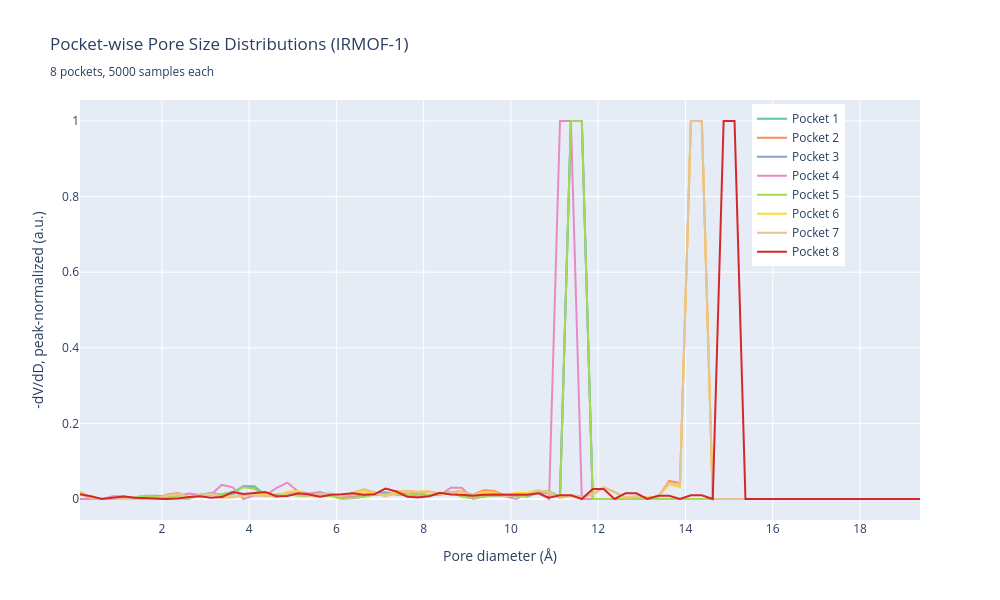

Notebook code cell kept with this figure:
### Code cell
fig_pocketwise = go.Figure()

# Pocket-wise PSDs
colors = ['#66c2a5', '#fc8d62', '#8da0cb', '#e78ac3', '#a6d854', '#ffd92f', '#e5c494', '#d62728']
for i, (label, psd_data) in enumerate(pocket_psds.items()):
    fig_pocketwise.add_trace(go.Scatter(
        x=x_gg, y=gelb_gubbins(psd_data["hist"]), mode="lines",
        name=f"Pocket {label}",
        line=dict(width=2, color=colors[i % len(colors)]),
    ))

fig_pocketwise.update_layout(
    title=f"Pocket-wise Pore Size Distributions (IRMOF-1)<br><sub>{len(pocket_psds)} pockets, {num_samples_per_region} samples each</sub>",
    xaxis_title="Pore diameter (Å)",
    yaxis_title="-dV/dD, peak-normalized (a.u.)",
    legend=dict(x=0.8, y=0.99),
    width=1000,
    height=600,
)
fig_pocketwise.show()
